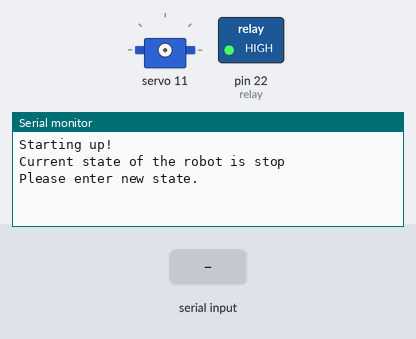
A sketch run on a simulated Arduino Mega 2560, built with avr-gcc and run on an emulated ATmega2560. Shown: servo, switched loads named in the sketch (green lamp = pin HIGH), the last lines printed to the serial monitor. Inputs (shaded band) come from the test bench.

Above: at 1.2 s.
1.3 s: "stop" received over Serial
At 2.4 s:
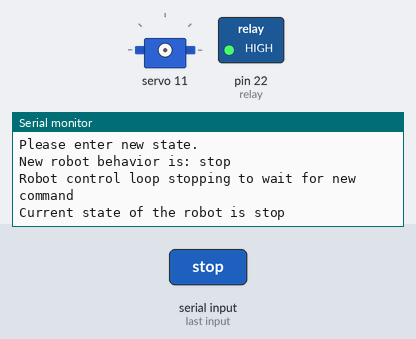
3.8 s: "test" received over Serial
At 6.0 s:
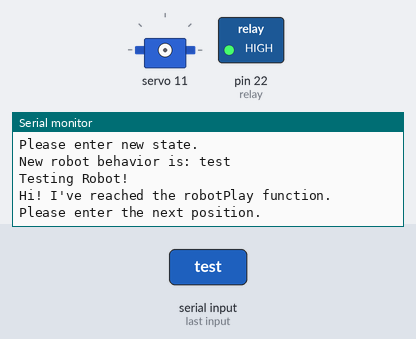
6.3 s: "90,45\n" received over Serial
At 7.2 s:
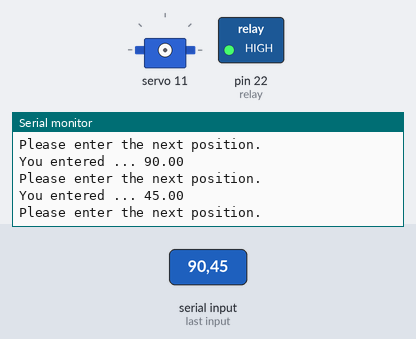
7.8 s: "30,150\n" received over Serial
At 8.6 s:
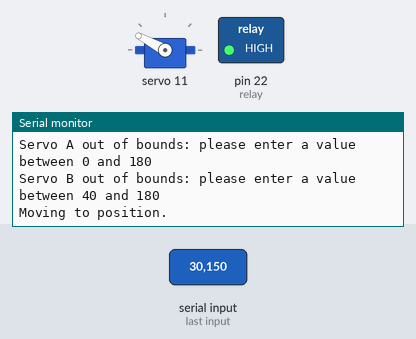
Timing chart, 0 to 10.4 s (numbered marks = the images above; inputs shaded):
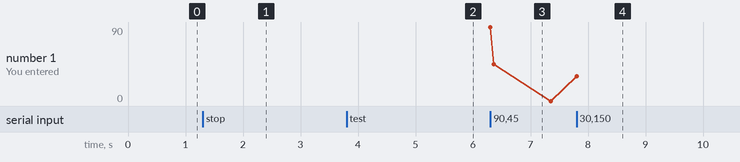

The sketch:

inverse_kinematics.ino
```cpp
#include <Wire.h>
#include <Adafruit_PWMServoDriver.h>

Adafruit_PWMServoDriver pwm = Adafruit_PWMServoDriver();

// Pins
int relay = 22;
int servos[] = {9, 10, 11};

// Servo properties
String labels[] = {"A", "B", "C"};
const int N = 3; // number of servos
const int minLimits[] = {0, 40, 0};
const int maxLimits[] = {180, 180, 120};
const int centers[] = {90, 90, 90};

// Frame geometry
const float R = 5.35; // Distance from center to Servo A in inches
const float L1 = 1.12; // Distance from Servo A to Servo B in inches
const float L2 = 2.24; // Distance from Servo B to Servo C in inches
const float L3 = 4.84; // Distance from Servo C to end effector in inches

// State variables
String state = "stop ";   //create a string for the state of the robot
float new_pos[] = {-1, -1, -1}; //for user input to move the servo around
String which_servo = "a"; //variable for determining which servo to move
boolean realTimeStop = true; //real time control loop flag

// Servo PWM to angle conversion factors
const int ANGLEMIN = 0; // minimum servo angle in degrees
const int ANGLEMAX = 180; // maximum servo angle in degrees
const int SERVOMIN = 140; // minimum pwm pulse length count (out of 4096)
const int SERVOMAX = 520; // maximum pwm pulse length count (out of 4096)

void setup() {
  Serial.begin(9600);
  Serial.println("Starting up!");
  pwm.begin();
  pinMode(relay, OUTPUT);
  digitalWrite(relay, HIGH);
  pwm.setPWMFreq(60);  // Analog servos run at ~60 Hz updates
  delay(10);
}

void loop() {

  //----------------------------------------OCU-----------------------------------------
  state = getOperatorInput();
  if (state == "stop") realTimeStop = false;
  else realTimeStop = true;


 //-------------------------------------real time loop ----------------------------------
  while(realTimeStop == true) {
    if (Serial.available() > 0) {
      realTimeStop = false;
      state = Serial.readString();
      break;
    }
    else {realTimeStop = true;}


    //----------------------------------- state machine ---------------------------------
    if (state == "stop") {
      Serial.println("Stop Robot");
      realTimeStop = true;
    }
    else if (state == "test") {
      Serial.println("Testing Robot!");
      delay(100);
      robotPlay();
      realTimeStop = true;
    }
    else {
      Serial.println("Nope, that's not a state! Please try again.");
      realTimeStop = false;
    }
  }
  //send state to OCU -------------------- Send OCU update -------------------------------
  Serial.println("Robot control loop stopping to wait for new command");
}
//------------------------------------- TEST functions -----------------------------------
void robotPlay() {
  //Allows user to set different positions for the servos.
  Serial.println("Hi! I've reached the robotPlay function.");
  int i;
  for (i = 0; i < 4; i++) {
    Serial.println("Please enter the next position.");
    while (Serial.available() == 0) {};

    switch(Serial.peek()) {
//      case 'a': moveServos(A_low); Serial.readString(); return;
//      case 'b': moveServos(B_low); Serial.readString(); return;
//      case 'c': moveServos(C_low); Serial.readString(); return;
//      case 'x': moveServos(A_high); Serial.readString(); return;
//      case 'y': moveServos(B_high); Serial.readString(); return;
//      case 'z': moveServos(C_high); Serial.readString(); return;
//      case 'o': moveServos(centers); Serial.readString(); return;
    }
    new_pos[i] = Serial.parseFloat();
    Serial.print("You entered ... ");
    Serial.println(new_pos[i]);
  }
  moveToPosition(new_pos[0], new_pos[1], new_pos[2], new_pos[3]);
//  for (i = 0; i < 3; i++) {
//    moveServo(i, new_pos[i]);
//  }
}

void moveServos(int *positions, int leg) {
  // Move all 3 servos to a new position
  Serial.print("Moving to ");
  Serial.print(positions[0]);
  Serial.print(", ");
  Serial.print(positions[1]);
  Serial.print(", ");
  Serial.println(positions[2]);
  for(int i=0; i<3; i++) {
    moveServo(positions[i], leg, i);
  }
}

void moveServo(int value, int leg, int servo) {
  // Move a specified servo to the given position
  if(value >= minLimits[servo] && value <= maxLimits[servo]) {
    Serial.println("Moving to position.");
    pwm.setPWM(servos[servo], 0, pulseLength(value, leg, servo));
    delay(100);
  } else if(value!=-1) {
    Serial.print("Servo ");
    Serial.print(labels[servo]);
    Serial.print(" out of bounds: please enter a value between ");
    Serial.print(minLimits[servo]);
    Serial.print(" and ");
    Serial.println(maxLimits[servo]);
  }
}

void moveToPosition(float x, float y, float z, int leg) {
  int *angles = getAngles(x, y, z, leg);
  if(angles[0] != -1) {
    moveServos(angles, leg);
  }
}

// Determine servo angles given a position in inches relative to hexapod center
// x: forward, y: left, z: up, leg: CCW starting with front left leg
int getAngles(float x, float y, float z, int leg) {
    int error[] = {-1, -1, -1};
    float a = 0;
    float b = 0;
    float c = 0;
    x = x - R*cos(leg*M_PI/3 - M_PI/6);
    y = y - R*sin(leg*M_PI/3 - M_PI/6);
    a = atan2(y, x) + M_PI/6 - leg*M_PI/3;
    float r = sqrt(pow(x,2)+pow(y,2)) - L1;
    if (a < -M_PI) {
        a = a + 2*M_PI;
    }
    if (a < -M_PI/2) {
        a = a + M_PI;
        r = -sqrt(pow(x,2)+pow(y,2)) - L1;
    }
    if (a > M_PI/2) {
        a = a - M_PI;
        r = -sqrt(pow(x,2)+pow(y,2)) - L1;
    }
    if (r > L2 + L3 || pow(r,2)+pow(z,2) == 0) {
        Serial.println("Requested configuration out of reach");
        return(error);
    }
    float r1 = (pow(r,3)+r*pow(z,2)+r*pow(L2,2)-r*pow(L3,2)-z*sqrt(-pow(r,4)-pow(z,4)-pow((pow(L2,2)-pow(L3,2)),2)+2*pow(z,2)*
        (pow(L2,2)+pow(L3,2))+2*pow(r,2)*(-pow(z,2)+pow(L2,2)+pow(L3,2))))/(2*(pow(r,2)+pow(z,2)));
    float z1 = (pow(z,3)+z*pow(r,2)+z*pow(L2,2)-z*pow(L3,2)+r*sqrt(-pow(r,4)-pow(z,4)-pow((pow(L2,2)-pow(L3,2)),2)+2*pow(z,2)*
        (pow(L2,2)+pow(L3,2))+2*pow(r,2)*(-pow(z,2)+pow(L2,2)+pow(L3,2))))/(2*(pow(r,2)+pow(z,2)));
    if (isnan(r1)|| isnan(z1)) {
        Serial.println("Requested configuration has no solution");
        return(error);
    }
    b = -atan2(z1, r1);
    c = -atan2(z-z1, r-r1) - b;
    Serial.println(a);
    Serial.println(b);
    Serial.println(c);
    a = 180/M_PI*a + 90;
    b = -180/M_PI*b + 90;
    c = 180/M_PI*c;
    Serial.println(a);
    Serial.println(b);
    Serial.println(c);
    int angles[] = {round(a), round(b), round(c)};
    Serial.println(angles[0]);
    for(int i=0; i<3; i++) {
      if (angles[i] > maxLimits[i] || angles[i] < minLimits[i]) {
        Serial.print("Requested configuration outside servo range: Servo ");
        Serial.println(i);
        return(error);
      }
    }
    return(angles);
}

// Convert angle in degrees to PWM pulse length
int pulseLength(int angle, int leg, int servo) {
  int len = map(angle, ANGLEMIN, ANGLEMAX, SERVOMIN, SERVOMAX);
  if(leg > 3 && servo > 0) {
    len = map(180-angle, ANGLEMIN, ANGLEMAX, SERVOMIN, SERVOMAX);
  }
  return(len);
}

// -------------------------------- OCU FUNCTIONS ----------------------------------------

String getOperatorInput(){
  Serial.print("Current state of the robot is ");
  Serial.println(state);
  Serial.println("Please enter new state.");

  while (Serial.available() == 0) {};
  state = Serial.readString();
  Serial.print("New robot behavior is: ");
  Serial.println(state);

  return state;
}
```

Measured:
- after the input at 1.3 s, the serial monitor: prints a new line after 1.0 s (image 1)
- after the input at 3.8 s, the serial monitor: prints a new line after 1.0 s (image 2)
- after the input at 6.3 s, the serial monitor: prints a new line at once (image 3)
- after the input at 7.8 s, the serial monitor: prints a new line at once (image 4)
- plotted number 1: 0 → 30 after the input at 7.8 s
